Frame 1 (no input): blank canvas, image omitted
Frame 60 (no input): blank canvas, image omitted
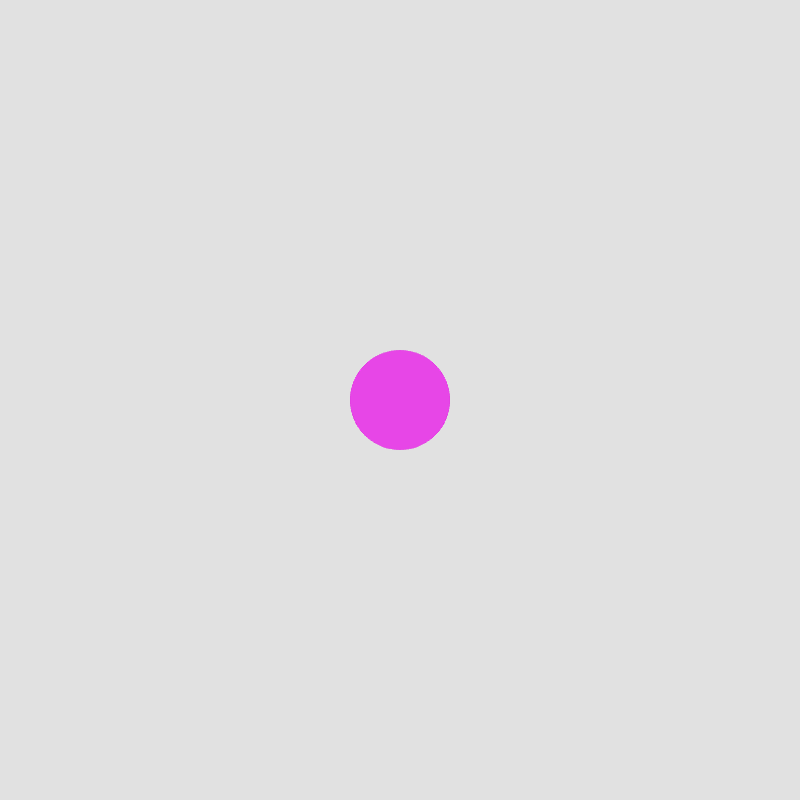
Frame 120 (the mouse pressed at the canvas centre since frame 60)

The p5.js sketch whose frames 1 and 60 were blank and that drew this single picture after the mouse press (run headless with seeded random() and noise() and a simulated clock; from frame 60 on, the mouse is pressed at the canvas centre):

// p5.js sketch
// ── sketch.js
function setup() {
  createCanvas(800, 800);
  background(225);
  frameRate(60);

}

function draw() {
  fill(225,0,220,5);
  noStroke();
  if(mouseIsPressed) {
    ellipse(mouseX,mouseY,100,100);
  }
}
